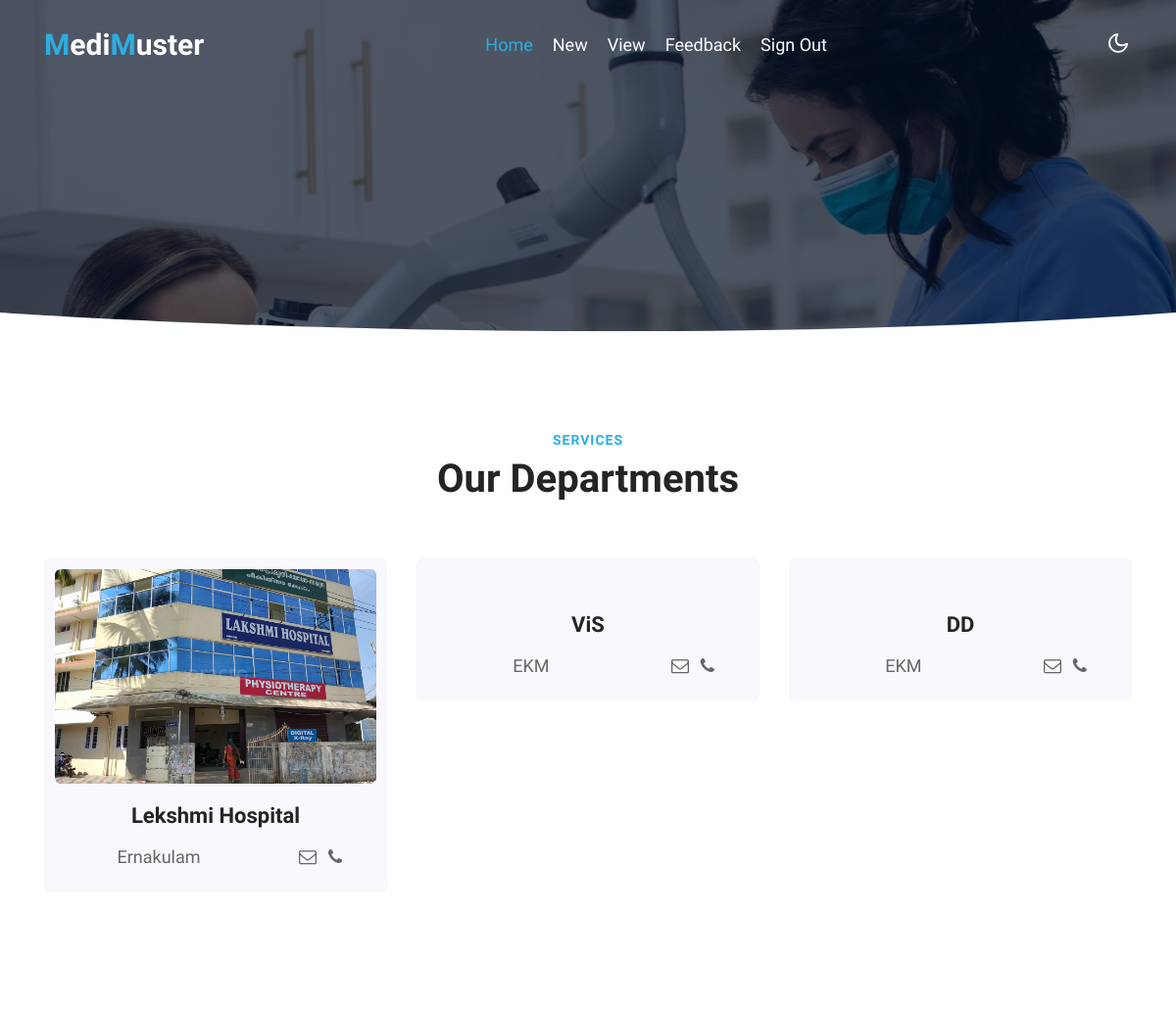
The page /Admin/VaccineCenters.php on the database its author committed.
### tables this page shows
CREATE TABLE `v_center` (
  `uid` int(11) NOT NULL,
  `name` varchar(44) NOT NULL,
  `address` varchar(400) NOT NULL,
  `dist` varchar(44) NOT NULL,
  `reg_id` varchar(44) NOT NULL,
  `contact` varchar(44) NOT NULL,
  `email` varchar(44) NOT NULL,
  `img` longblob NOT NULL
);

### Admin/VaccineCenters.php (the view, shortened to what this page needs)
<?php
include './Header.php';
?>
<section class="w3l-serices-6 py-5" id="services1">
  <div class="container py-lg-5 py-md-4 py-2">
    <div class="title-content text-center">
      <h6 class="title-subhny text-center">
        Services
      </h6>
      <h3 class="title-w3l mb-sm-5 mb-4 pb-sm-o pb-2 text-center">Our Departments</h3>
    </div>
    <div class="grids-area-hny text-center row mt-lg-4">
      <?php
      $qry = mysqli_query($conn, "select * from `v_center`");
      if (mysqli_fetch_array($qry) > 0) {
        $qry = mysqli_query($conn, "select * from `v_center`");
        while ($row = mysqli_fetch_array($qry)) {
      ?>
          <div class="col-lg-4 col-md-6 grids-feature" style="margin-bottom: 25px">
            <div class="area-box icon-blue">
              <a href="VaccineCentersById.php?id=<?php echo $row['uid'] ?>"> <img src="../<?php echo $row['img'] ?>" alt="" class="img-fluid radius-image"></a>
              <h4><a href="VaccineCentersById.php?id=<?php echo $row['uid'] ?>" class="title-head"><?php echo $row['name'] ?></a></h4>
              <div class="w3doctor-box-bottom">
                <div class="doctor-phone">
                  <p><?php echo $row['dist'] ?></p>
                </div>
                <div class="social-icons-dr">
                  <a href="mailto: <?php echo $row['email'] ?>" class="twitter"><span class="fa fa-envelope-o"></span></a>
                  <a href="tel: <?php echo $row['contact'] ?>" class="facebook"><span class="fa fa-phone"></span></a>
                </div>
              </div>
            </div>
          </div>
        <?php
        }
      } else {
        ?>
        <img src="../nodata.png" height="20%" width="20%" style=" margin-left: 500px; margin-right: auto;" />
      <?php
      }
      ?>
    </div>
  </div>
</section>

### Admin/Header.php (shortened to what this page needs)
<!doctype html>
<html lang="zxx">
    <head>
        <link rel="stylesheet" href="assets/css/style-starter.css">
    </head>
    <body>
        <div class="header-w3l">
            <header id="site-header" class="fixed-top">
                <div class="container">
                    <nav class="navbar navbar-expand-lg stroke">
                        <a class="navbar-brand" href="index.html">
                           <span class="sub-logo">M</span>edi<span class="sub-logo">M</span>uster</span>
                        </a>
                        <?php
                        include './Head.php';
                        ?>
                        <div class="mobile-position">
                            <nav class="navigation">
                                <div class="theme-switch-wrapper">
                                    <label class="theme-switch" for="checkbox">
                                        <div class="mode-container">
                                            <i class="gg-moon"></i>
                                        </div>
                                    </label>
                                </div>
                            </nav>
                        </div>
                    </nav>
                </div>
            </header>
        </div>
        <div class="breadcrumb-bg py-5  w3l-inner-page-breadcrumb">
            <div class="container pt-lg-5 pt-md-3 p-lg-4 pb-md-3 my-lg-3">
                <h2 class="title pt-5"></h2>
                <ul class="breadcrumbs-custom-path mt-3 text-center">
                </ul>
            </div>
        </div>
        <div class="position-relative">
            <div class="shape overflow-hidden">
            </div>
        </div>

### Admin/Head.php (shortened to what this page needs)
<div class="collapse navbar-collapse" id="navbarTogglerDemo02">
    <ul class="navbar-nav mx-lg-auto">
        <li class="nav-item active">
            <a class="nav-link" href="AdminHome.php">Home</a>
        </li>
        <li class="nav-item">
            <div class="dropdown">
                <button class="nav-link dropbtn">New</button>
            </div>
        </li>
        <li class="nav-item">
            <div class="dropdown">
                <button class="nav-link dropbtn">View</button>
            </div>
        </li>
        <li class="nav-item">
            <a class="nav-link" href="viewFeedback.php">Feedback</a>
        </li>
        <li class="nav-item">
            <a class="nav-link" href="../Login/Login.php">Sign Out</a>
        </li>
    </ul>
</div>

### Admin/Header.php (style rules this page uses)
.dropbtn { background-color: transparent; color: #ffffff; padding: 16px; font-weight: bold; font-size: 16px; border: none; cursor: pointer; }
.dropdown { position: relative; display: inline-block; }

### rows shown on the page
v_center: img (picture), name "Lekshmi Hospital", dist "Ernakulam"
v_center: name "ViS", dist "EKM"
v_center: name "DD", dist "EKM"
